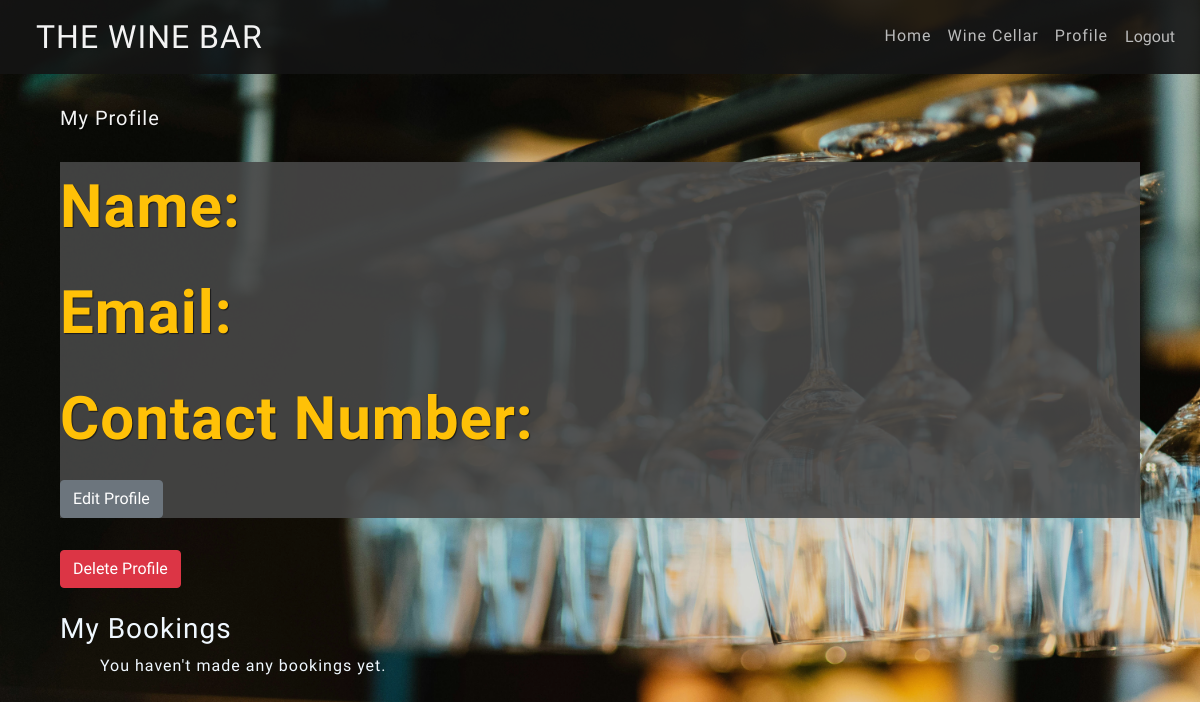
Page /wine_cellar/profile/ (signed in) on the earlier database version.
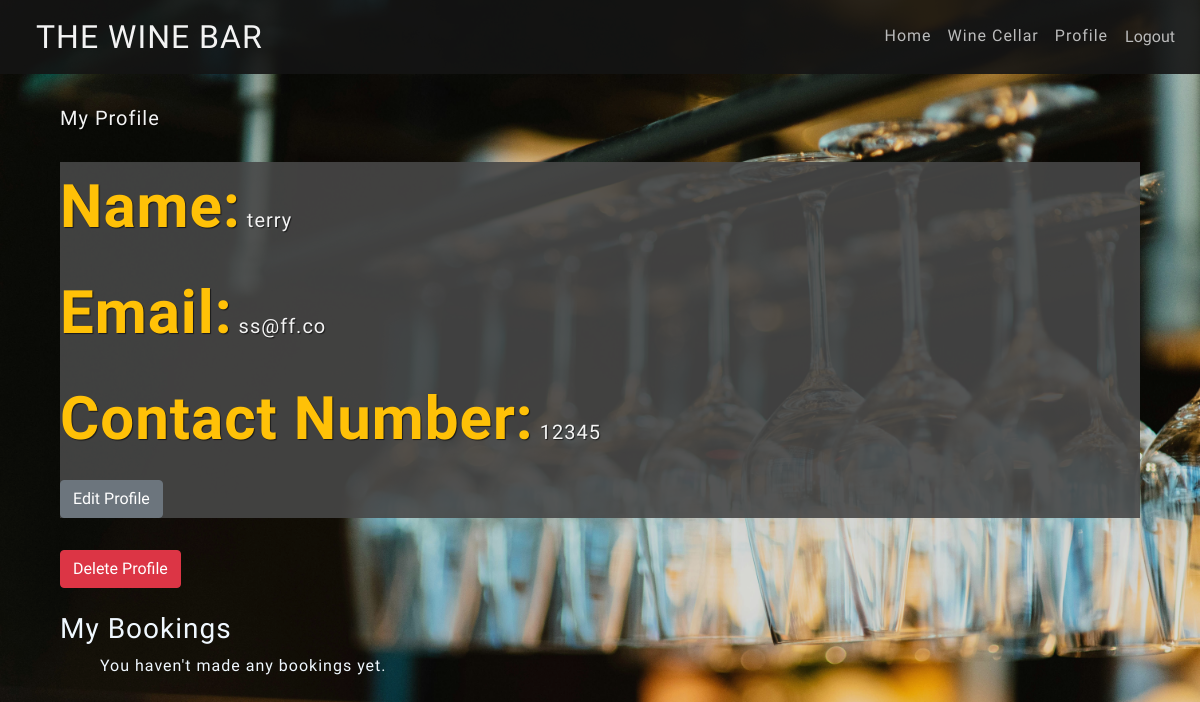
Same page on the later database version.
### bookings/models.py (models this page shows, shortened)
class UserProfile(models.Model):
    user = models.OneToOneField(User, on_delete=models.CASCADE)
    name = models.CharField(max_length=200, blank=True)
    email = models.EmailField(max_length=200, blank=True)
    contact_number = models.CharField(max_length=15, blank=True)

### bookings/views.py (the view)
# urls.py: path("profile/", views.profile, name="profile"),
@login_required
def profile(request):
    profile, created = UserProfile.objects.get_or_create(user=request.user)
    bookings = Booking.objects.filter(user=request.user)
    if request.method == "POST":
        if "delete_profile" in request.POST:
            profile.delete()
            messages.success(request, "Profile deleted successfully.")
            return redirect("winery")
        elif "cancel_booking" in request.POST:
            wine_id = request.POST.get("wine_id")
            spots_to_cancel = int(request.POST.get("spots_to_cancel", 0))
            wine = get_object_or_404(wineCellar, id=wine_id)
            user_booking = Booking.objects.filter(
                user=request.user, wine_experience=wine
            ).first()
            if user_booking:
                if (
                    spots_to_cancel >= user_booking.spots_reserved
                    or "cancel_all" in request.POST
                ):
                    wine.available_spots += user_booking.spots_reserved
                    wine.save()
                    user_booking.delete()
                    messages.success(request, "Booking canceled successfully.")
                else:
                    wine.available_spots += spots_to_cancel
                    wine.save()
                    user_booking.spots_reserved -= spots_to_cancel
                    user_booking.save()
                    messages.success(
                        request,
                        f"{spots_to_cancel} spot(s) have been canceled successfully.",
                    )
            else:
                messages.error(request, "No booking found to cancel.")
            return redirect("bookings:profile")
        form = UserProfileForm(request.POST, instance=profile)
        if form.is_valid():
            form.save()
            messages.success(request, "Profile updated successfully.")
            return redirect("bookings:profile")
    else:
        form = UserProfileForm(instance=profile)
    return render(
        request,
        "bookings/profile.html",
        {
            "form": form,
            "profile": profile,
            "bookings": bookings,
        },
    )

### bookings/templates/bookings/profile.html (shortened to what this page needs)
{% extends "layout.html" %}
{% block content %}
    <div class="container mt-4">
        <h2 class="mb-4">My Profile</h2>
        <div id="profileView" class="mb-4">
            <p>
                <strong>Name:</strong> {{ profile.name }}
            </p>
            <p>
                <strong>Email:</strong> {{ profile.email }}
            </p>
            <p>
                <strong>Contact Number:</strong> {{ profile.contact_number }}
            </p>
            <button class="btn btn-secondary" onclick="toggleEditMode()"">Edit Profile
            </button>
        </div>
        <form method="post"
              class="mb-4"
              onsubmit="return confirm('Are you sure you want to delete your profile?');">
            <button type="submit" name="delete_profile" class="btn btn-danger">Delete Profile</button>
        </form>
        <div class="user_bookings">
            <h3>My Bookings</h3>
            <ul>
                {% for booking in bookings %}
                    <li>
                        <strong>{{ booking.wine_experience.title }}</strong> on {{ booking.wine_experience.date }}
                        <br>
                        Reserved spots: {{ booking.spots_reserved }}
                        <form method="post" class="inline-form mt-2">
                            {% csrf_token %}
                            <input type="hidden" name="wine_id" value="{{ booking.wine_experience.id }}">
                            <div class="form-group">
                                <label for="spots_to_cancel_{{ booking.id }}">Cancel Spots:</label>
                                <input type="number"
                                       name="spots_to_cancel"
                                       id="spots_to_cancel_{{ booking.id }}"
                                       class="form-control d-inline"
                                       style="width: 80px"
                                       min="1"
                                       max="{{ booking.spots_reserved }}">
                                <button type="submit" name="cancel_booking" class="btn btn-danger btn-sm">Cancel Selected</button>
                            </div>
                            <button type="submit" name="cancel_all" class="btn btn-danger btn-sm mt-2">Cancel Entire Booking</button>
                        </form>
                    </li>
                {% empty %}
                    <p>You haven't made any bookings yet.</p>
                {% endfor %}
            </ul>
        </div>
    </div>
{% endblock content %}

Differences in the rows shown:
added UserProfile: name "terry", email "ss@ff.co", contact_number "12345"
